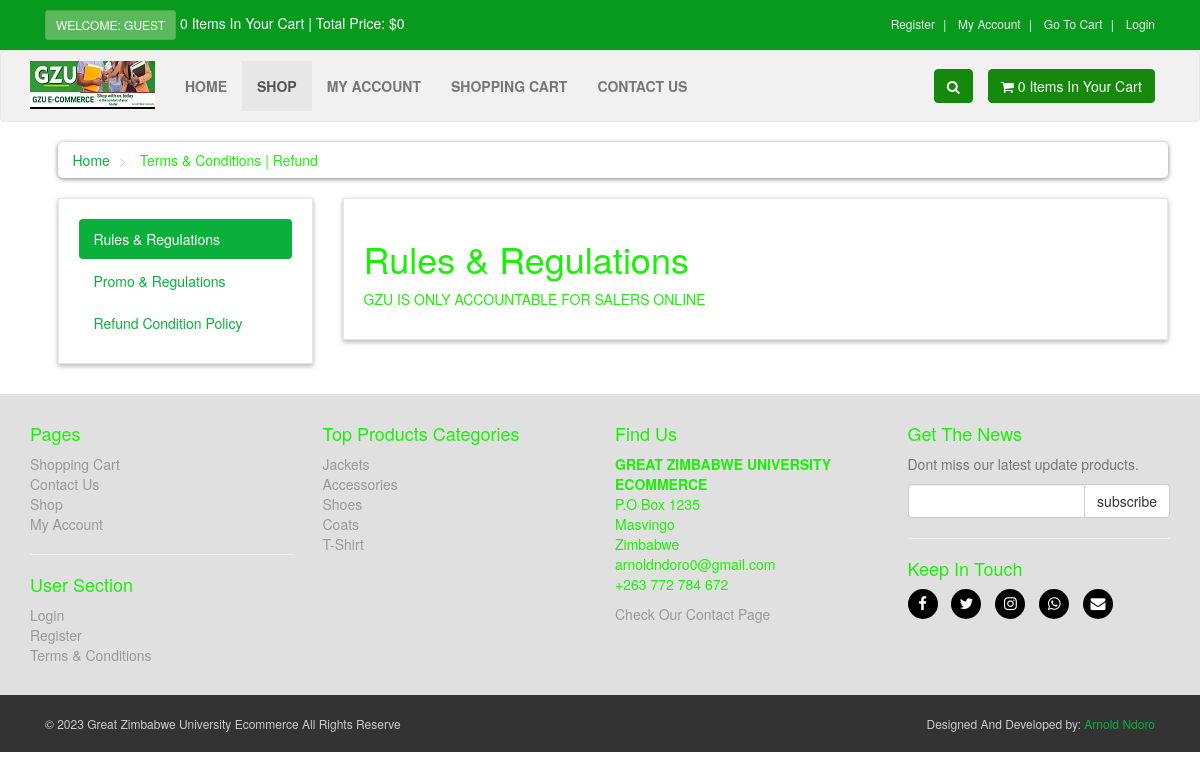
Page /terms.php on the committed database.
### tables this page shows
CREATE TABLE `terms` (
  `term_id` int(10) NOT NULL,
  `term_title` varchar(100) NOT NULL,
  `term_link` varchar(100) NOT NULL,
  `term_desc` text NOT NULL
);

CREATE TABLE `product_categories` (
  `p_cat_id` int(10) NOT NULL,
  `p_cat_title` text NOT NULL,
  `p_cat_top` text NOT NULL,
  `p_cat_image` text NOT NULL
);

### terms.php (the view, shortened to what this page needs)
<?php
    include("includes/header.php");
?>
   <div id="content">
       <div class="container">
           <div class="col-md-12">
               <ul class="breadcrumb">
                   <li>
                       <a href="index.php">Home</a>
                   </li>
                   <li>
                       Terms & Conditions | Refund
                   </li>
               </ul>
           </div>
            <div class="col-md-3">
                <div class="box">
                    <ul class="nav nav-pills nav-stacked">
                        <?php
                        $get_terms = "select * from terms LIMIT 0,1";
                        $run_terms = mysqli_query($con,$get_terms);
                        while($row_terms=mysqli_fetch_array($run_terms)){
                            $term_title = $row_terms['term_title'];
                            $term_link = $row_terms['term_link'];
                        ?>
                        <li class="active">
                            <a data-toggle="pill" href="#<?php echo $term_link; ?>">
                                <?php echo $term_title; ?>
                            </a>
                        </li>
                        <?php } ?>
                        <?php
                            $count_terms = "select * from terms";
                            $run_count_terms = mysqli_query($con,$count_terms);
                            $count = mysqli_num_rows($run_count_terms);
                            $get_terms = "select * from terms LIMIT 1,$count";
                            $run_terms = mysqli_query($con,$get_terms);
                            while($row_terms=mysqli_fetch_array($run_terms)){
                                $term_title = $row_terms['term_title'];
                                $term_link = $row_terms['term_link'];
                        ?>
                        <li>
                            <a data-toggle="pill" href="#<?php echo $term_link; ?>">
                                <?php echo $term_title; ?>
                            </a>
                        </li>
                        <?php } ?>
                    </ul>
                </div>
            </div>
            <div class="col-md-9">
                <div class="box">
                    <div class="tab-content">
                    <?php
                        $get_terms = "select * from terms LIMIT 0,1";
                        $run_terms = mysqli_query($con,$get_terms);
                        while($row_terms=mysqli_fetch_array($run_terms)){
                            $term_title = $row_terms['term_title'];
                            $term_desc = $row_terms['term_desc'];
                            $term_link = $row_terms['term_link'];
                    ?>
                        <div id="<?php echo $term_link; ?>" class="tab-pane fade in active">
                        <h1 class="tabTitle"><?php echo $term_title; ?></h1>
                        <p class="tabDesc"><?php echo $term_desc; ?></p>
                        </div>
                    <?php } ?>
                    </div>
                </div>
            </div>
       </div>
   </div>
   <?php
    include("includes/footer.php");
    ?>
</body>
</html>

### includes/footer.php (shortened to what this page needs)
<div id="footer">
    <div class="container">
        <div class="row">
            <div class="col-sm-6 col-md-3">
               <h4>Pages</h4>
                <ul>
                    <li><a href="cart.php">Shopping Cart</a></li>
                    <li><a href="contact.php">Contact Us</a></li>
                    <li><a href="shop.php">Shop</a></li>
                    <li><a href="customer/my_account.php">My Account</a></li>
                </ul>
                <hr>
                <h4>User Section</h4>
                <ul>
                           <?php
                           if(!isset($_SESSION['customer_email'])){
                               echo"<a href='checkout.php'>Login</a>";
                           }else{
                              echo"<a href='customer/my_account.php?my_orders'>My Account</a>";
                           }
                           ?>
                    <li><a href="customer_register.php">Register</a></li>
                    <li><a href="terms.php">Terms & Conditions</a></li>
                </ul>
            </div>
            <div class="com-sm-6 col-md-3">
                <h4>Top Products Categories</h4>
                <ul>
                    <?php
                        $get_p_cats = "select * from product_categories";
                        $run_p_cats = mysqli_query($con,$get_p_cats);
                        while($row_p_cats=mysqli_fetch_array($run_p_cats)){
                            $p_cat_id = $row_p_cats['p_cat_id'];
                            $p_cat_title = $row_p_cats['p_cat_title'];
                            echo "
                                <li>
                                    <a href='shop.php?p_cat=$p_cat_id'>
                                        $p_cat_title
                                    </a>
                                </li>
                            ";
                        }
                    ?>
                </ul>
            </div>
            <div class="col-sm-6 col-md-3">
                <h4>Find Us</h4>
                <p>
                    <strong>GREAT ZIMBABWE UNIVERSITY ECOMMERCE</strong>
                    <br/>P.O Box 1235
                    <br/>Masvingo
                    <br/>Zimbabwe
                    <br/>arnoldndoro0@gmail.com
                    <br/>+263 772 784 672
                </p>
                <a href="contact.php">Check Our Contact Page</a>
            </div>
            <div class="col-sm-6 col-md-3">
                <h4>Get The News</h4>
                <p class="text-muted">
                    Dont miss our latest update products.
                </p>
                <form action="https://feedburner.google.com/fb/a/mailverify" method="post" target="popupwindow" onsubmit="window.open('https://feedburner.google.com/fb/a/mailverify?uri=M-devMedia', 'popupwindow', 'scrollbars=yes,width=550,height=520');return true" method="post">
                    <div class="input-group">
                        <input type="text" class="form-control" name="email">
                        <span class="input-group-btn">
                            <input type="submit" value="subscribe" class="btn btn-default">
                        </span>
                    </div>
                </form>
                <hr>
                <h4>Keep In Touch</h4>
                <p class="social">
                    <a href="https://www.facebook.com/arnold.ndoro.121" class="fa fa-facebook"></a>
                    <a href="https://twitter.com/AnolahMetro?t=A_LMZ497wjFH1xyFaTOQ&s=09" class="fa fa-twitter"></a>
                    <a href="#" class="fa fa-instagram"></a>
                    <a href="https://wa.me/qr/KOELTHSPXTPRN1" class="fa fa-whatsapp"></a>
                    <a href="#" class="fa fa-envelope"></a>
                </p>
            </div>
        </div>
    </div>
</div>
<div id="copyright">
    <div class="container">
        <div class="col-md-6">
            <p class="pull-left">&copy; 2023 Great Zimbabwe University Ecommerce All Rights Reserve</p>
        </div>
        <div class="col-md-6">
            <p class="pull-right">Designed  And Developed by: <a href="https://www.facebook.com/arnold.ndoro.121">Arnold Ndoro</a></p>
        </div>
    </div>
</div>

### styles/style.css (style rules this page uses)
body { font-size: 14px; line-height: 1.42857143; color: #1af006; background: #ffffff; overflow-x: hidden; }
.box { background: #ffffff; margin: 0 0 30px; border: solid 1px #e6e6e6; box-sizing: border-box; padding: 20px; box-shadow: 0px 2px 5px rgba(0, 0, 0, .3); }
#content { padding-left: 25px; }
.breadcrumb { padding: 8px 15px; margin-bottom: 20px; background: #ffffff; border-radius: 5px; box-shadow: 0px 1px 5px rgba(0, 0, 0, .5); }
.breadcrumb> li + li:before { content: ">\00a0"; color: #cccccc; }
#footer { background: #e0e0e0; padding: 20px 0; }
#footer a { color: #999999; padding: 0; text-decoration: none; }
#footer ul { list-style: none; padding-left: 0px; }
#footer .social { text-align: left; }
#footer .social a { margin: 0px 10px 0px 0px; display: inline-block; color: #ffffff; width: 30px; height: 30px; border-radius: 15px; line-height: 30px; font-size: 15px; text-align: center; vertical-align: bottom; background: #000000; text-decoration: none; }
#copyright { background: #333333; color: #cccccc; padding: 20px 0px; font-size: 12px; }
#copyright p { margin: 0px; }

### rows in the picture
terms: term_title "Rules & Regulations", term_desc "GZU IS ONLY ACCOUNTABLE FOR SALERS ONLINE"
terms: term_title "Promo & Regulations"
terms: term_title "Refund Condition Policy"
product_categories: p_cat_title "Jackets"
product_categories: p_cat_title "Accessories"
product_categories: p_cat_title "Shoes"
product_categories: p_cat_title "Coats"
product_categories: p_cat_title "T-Shirt"

### other values in the picture
$count_items "0 0"
$total "0"
